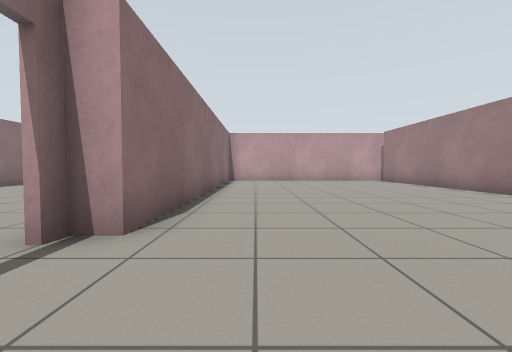
view 1 (above)

20 first-person views from a walk through a Gazebo world. The camera is 0.72 m above the floor, tilts 2° down and sees 90° across. The floor is counted in squares, 1 m on a side. Each view is taken from the middle of a square. On the plan, view 1 faces up. The plan holds only what a view shows up to about 9 squares ahead; the rest is blank. The robots in the file are not drawn.

view 2
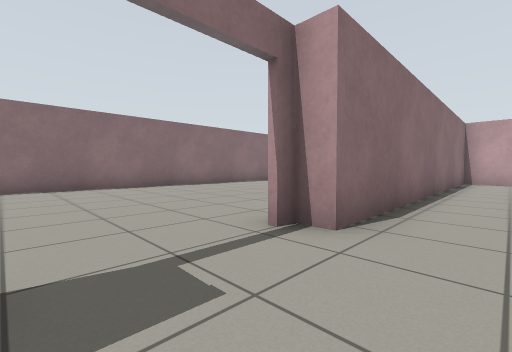

view 3
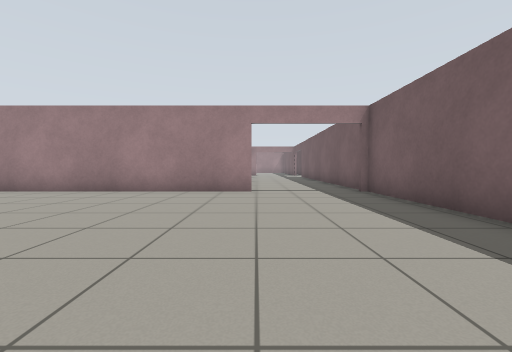

view 4
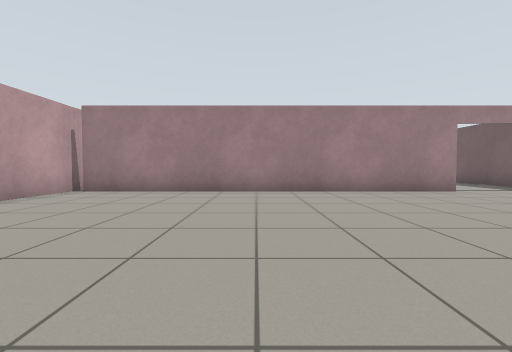

view 5
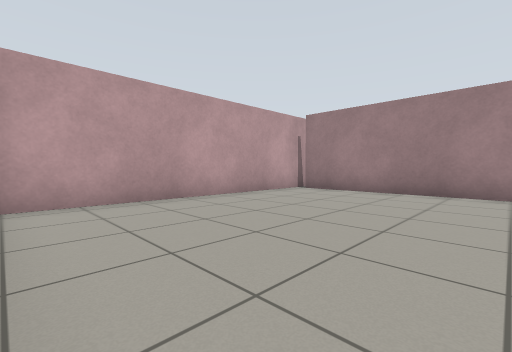

view 6
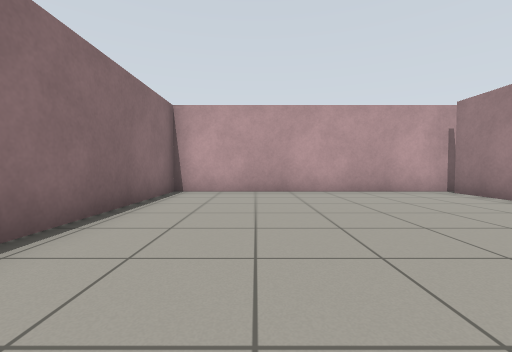

view 7
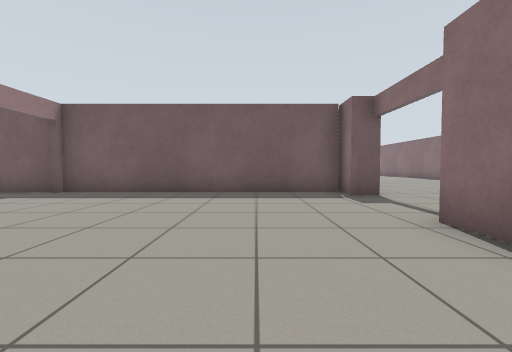

view 8
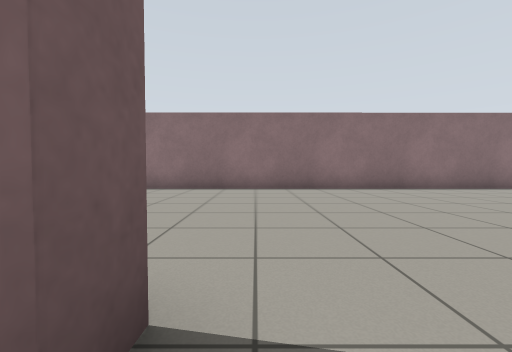

view 9
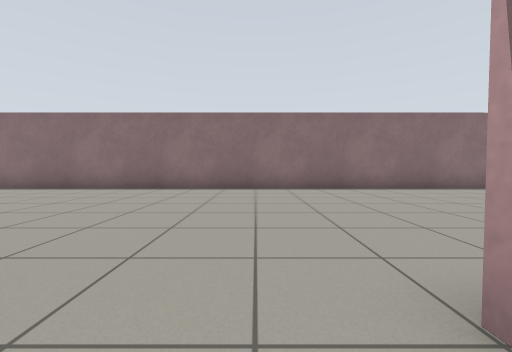

view 10
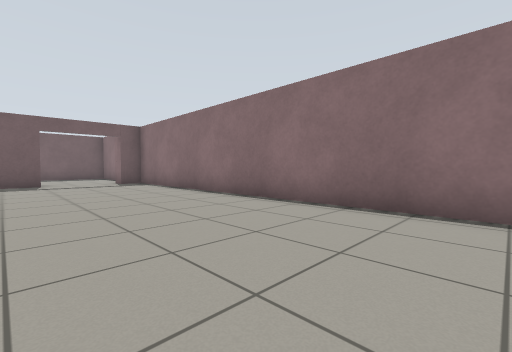

view 11
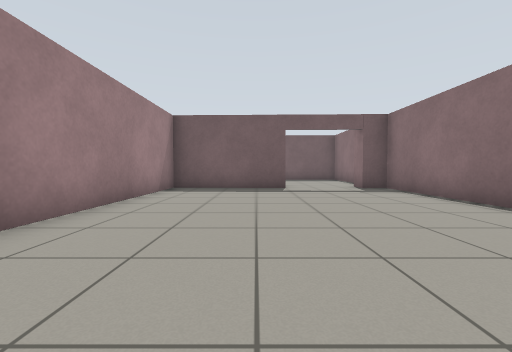

view 12
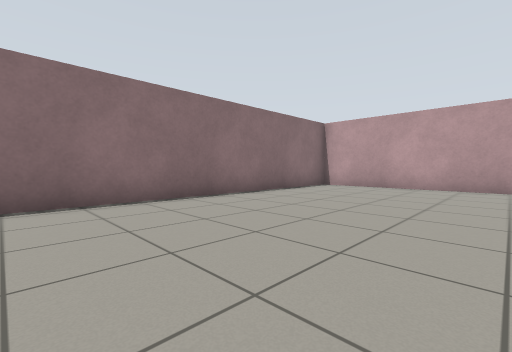

view 13
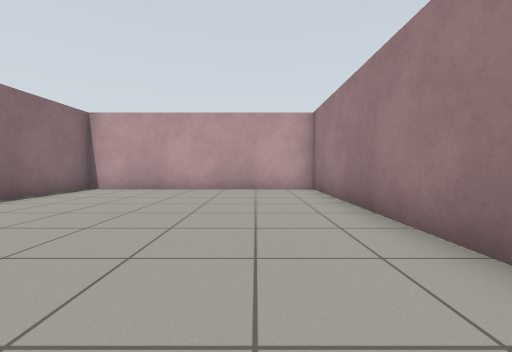

view 14
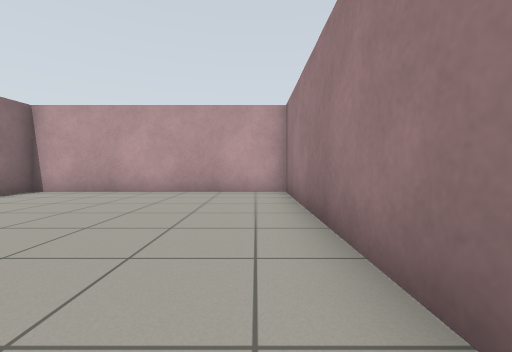

view 15
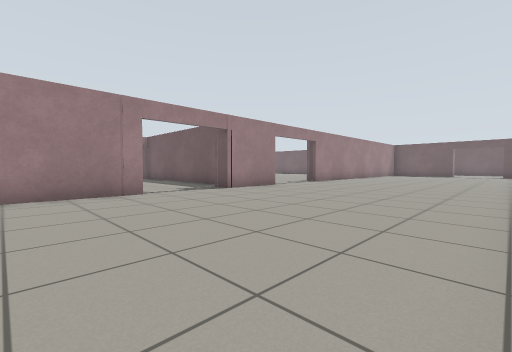

view 16
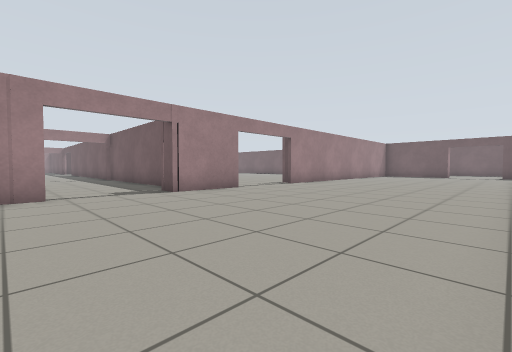

view 17
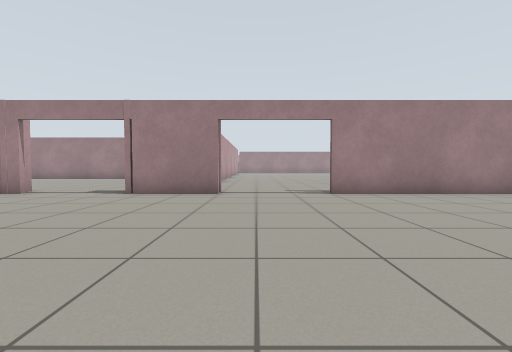

view 18
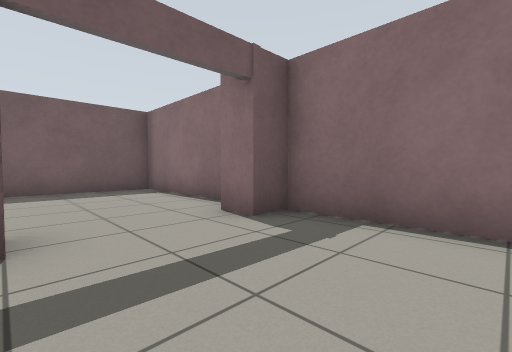

view 19
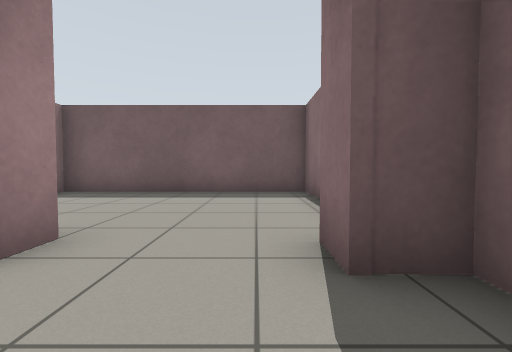

view 20
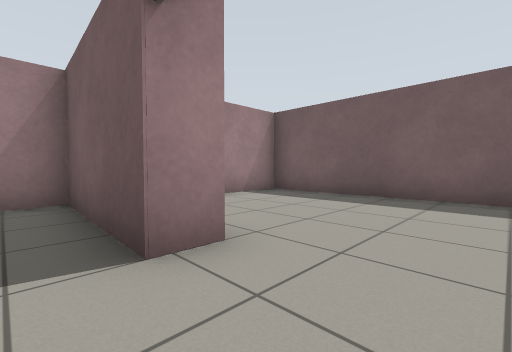

### Floor plan
Key: @ floor where view 1 was taken; # wall or solid block; . floor; D open door.
Columns run from 10 left of view 1 to 8 right of it. Each row starts with its distance up from view 1.
 14 ##################
 13 #.......#........#
 12 #.......#........#
 11 #.......#........#
 10 #.......#........#
  9 #.......#........#
  8 #.......#........#
  7 #.......#........#
  6 #.......#........#
  5 #.......#........#
  4 #.......#........#
  3 #.......#........#
  2 #.......D........D.
  1 #.......D.......DD.
  0 #.......D.@.....DD.
 -1 #.......#........D.
 -2 #.......###########
 -3 #.......D..
 -4 #.......D..
 -5 #.......D..
 -6 #.......D..
 -7 #.......#
 -8 #.......#
 -9 #.......#
-10 #.......#
-11 #.......#
-12 #.......#
-13 #.......#
-14 #.......#
-15 #.......#
-16 #.......#
-17 #.......#
-18 ##DDD####
-19 #.....
-20 #......
-21 #.......#
-22 #.......#
-23 #.......#
-24 ########D

Positions as (right, up) in squares from view 1, and headings:
1: (0, 0), facing up
2: (0, 0), facing up-left
3: (-1, 2), facing right
4: (-1, 8), facing right
5: (-1, 8), facing up-right
6: (1, 6), facing up
7: (1, 6), facing down
8: (-1, 0), facing left
9: (-1, -4), facing left
10: (-5, -6), facing down-left
11: (-5, -9), facing down
12: (-4, 4), facing up-left
13: (-4, 5), facing up
14: (-3, 6), facing up
15: (-9, 5), facing down-right
16: (-9, 3), facing down-right
17: (-9, -4), facing right
18: (-6, -15), facing down-left
19: (-8, -16), facing down
20: (-8, -17), facing down-right
